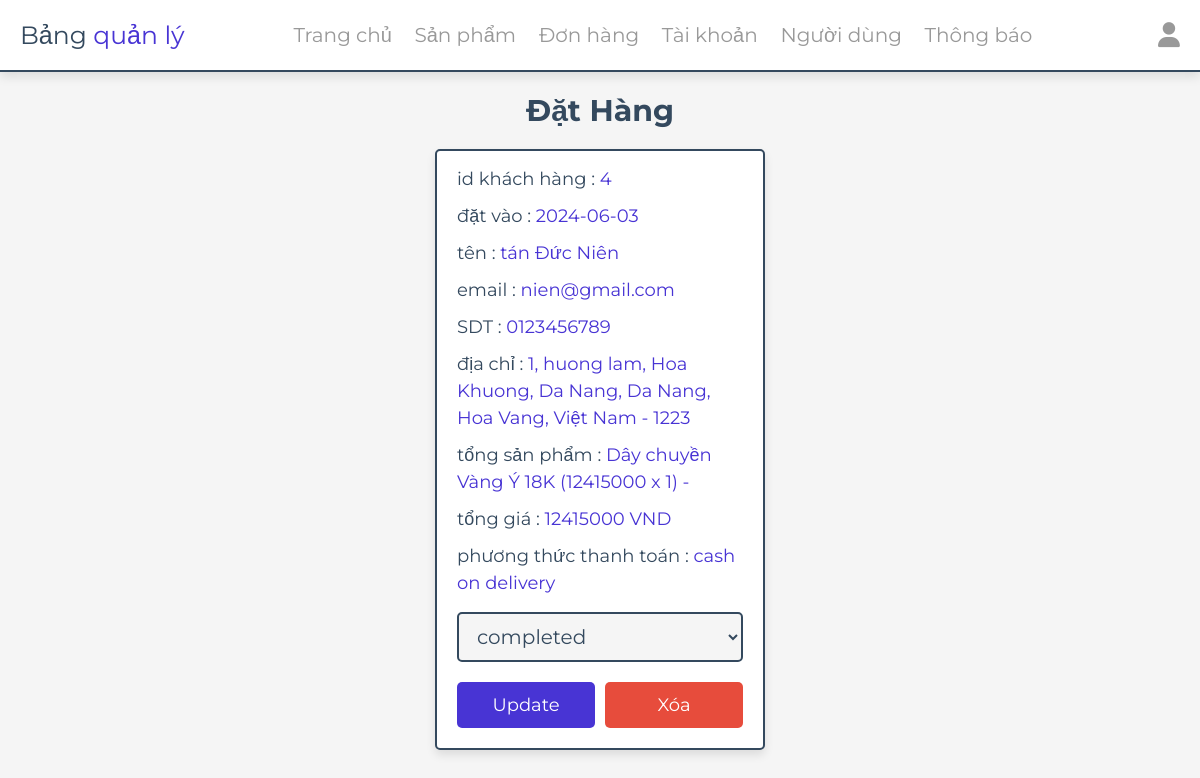
The page /admin/placed_orders.php (signed in) on the database its author committed.
### tables this page shows
CREATE TABLE `orders` (
  `id` int(100) NOT NULL,
  `user_id` int(100) NOT NULL,
  `name` varchar(20) NOT NULL,
  `number` varchar(10) NOT NULL,
  `email` varchar(50) NOT NULL,
  `method` varchar(50) NOT NULL,
  `address` varchar(500) NOT NULL,
  `total_products` varchar(1000) NOT NULL,
  `total_price` int(100) NOT NULL,
  `placed_on` date NOT NULL DEFAULT current_timestamp(),
  `payment_status` varchar(20) NOT NULL DEFAULT 'pending'
);

### admin/placed_orders.php (the view, shortened to what this page needs)
<?php
include "../components/connect.php";
?>
<!DOCTYPE html>
<html lang="en">
<head>
    <link rel="stylesheet" href="https://cdnjs.cloudflare.com/ajax/libs/font-awesome/6.4.2/css/all.min.css">
    <link rel="stylesheet" href="../css/admin_style.css">
</head>
<body>
    <?php include '../components/admin_header.php' ?>
    <section class="placed-orders">
        <h1 class="heading">Đặt hàng</h1>
        <div class="box-container">
            <?php
            $select_orders = mysqli_query($conn, "SELECT * FROM `orders`") or die('query failed');
            if (mysqli_num_rows($select_orders) > 0) {
                while ($fetch_orders = mysqli_fetch_assoc($select_orders)) {
            ?>
                    <div class="box">
                        <p> id khách hàng : <span><?= $fetch_orders['user_id']; ?></span></p>
                        <p> đặt vào : <span><?= $fetch_orders['placed_on']; ?></span></p>
                        <p> tên : <span><?= $fetch_orders['name']; ?></span></p>
                        <p> email : <span><?= $fetch_orders['email']; ?></span></p>
                        <p> SDT : <span><?= $fetch_orders['number']; ?></span></p>
                        <p> địa chỉ : <span><?= $fetch_orders['address']; ?></span></p>
                        <p> tổng sản phẩm : <span><?= $fetch_orders['total_products']; ?></span> </p>
                        <p> tổng giá : <span><?= $fetch_orders['total_price']; ?> VND</span> </p>
                        <p> phương thức thanh toán : <span><?= $fetch_orders['method']; ?></span> </p>
                        <form action="" method="post">
                            <select name="payment_status" class="drop-down">
                                <option value="" selected disabled><?= $fetch_orders['payment_status']; ?></option>
                            </select>
                            <div class="flex-btn">
                                <input type="submit" value="update" class="btn" name="update_payment">
                                <a href="placed_orders.php?delete=<?= $fetch_orders['id']; ?>" class="delete-btn" onclick="return confirm('xóa đơn hàng này?');">xóa</a>
                            </div>
                        </form>
                    </div>
            <?php
                }
            } else {
                echo '<p class="empty">chưa có đơn đặt hàng nào được đặt!</p>';
            }
            ?>
        </div>
    </section>
</body>
</html>

### css/admin_style.css (style rules this page uses)
:root { --main-color: #4834d4; --red: #e74c3c; --orange: #f39c12; --black: #34495e; --white: #fff; --light-bg: #f5f5f5; --light-color: #999; --border: .2rem solid var(--black); --box-shadow: 0 .5rem 1rem rgba(0, 0, 0, .1); }
* { font-family: 'Montserrat', sans-serif; margin: 0; padding: 0; box-sizing: border-box; text-decoration: none; outline: none; border: none; }
html { font-size: 62.5%; overflow-x: hidden; }
body { background-color: var(--light-bg); }
section { max-width: 1200px; margin: 0 auto; padding: 2rem; }
.btn, .delete-btn, .option-btn { display: block; margin-top: 1rem; border-radius: .5rem; cursor: pointer; width: 100%; font-size: 1.8rem; color: var(--white); padding: 1.2rem 3rem; text-transform: capitalize; text-align: center; }
.btn { background-color: var(--main-color); }
.delete-btn { background-color: var(--red); }
.flex-btn { display: flex; gap: 1rem; }
.heading { text-align: center; margin-bottom: 2rem; text-transform: capitalize; color: var(--black); font-size: 3rem; }
.placed-orders .box-container { display: grid; grid-template-columns: repeat(auto-fit, 33rem); gap: 1.5rem; justify-content: center; align-items: flex-start; }
.placed-orders .box-container .box { background-color: var(--white); border-radius: .5rem; box-shadow: var(--box-shadow); border: var(--border); padding: 2rem; padding-top: 1rem; }
.placed-orders .box-container .box p { padding: .5rem 0; line-height: 1.5; font-size: 1.8rem; color: var(--black); }
.placed-orders .box-container .box p span { color: var(--main-color); }
.placed-orders .box-container .box .drop-down { width: 100%; margin: 1rem 0; background-color: var(--light-bg); padding: 1rem 1.4rem; font-size: 2rem; color: var(--black); border: var(--border); border-radius: .5rem; }

### rows shown on the page
orders: user "4", placed_on "2024-06-03", name "tán Đức Niên", email "nien@gmail.com", number "0123456789", address "1, huong lam, Hoa Khuong, Da Nang, Da Nang, Hoa Vang, Việt Nam - 1223", total_products "Dây chuyền Vàng Ý 18K (12415000 x 1) -", total_price "12415000", method "cash on delivery", payment_status "completed"
